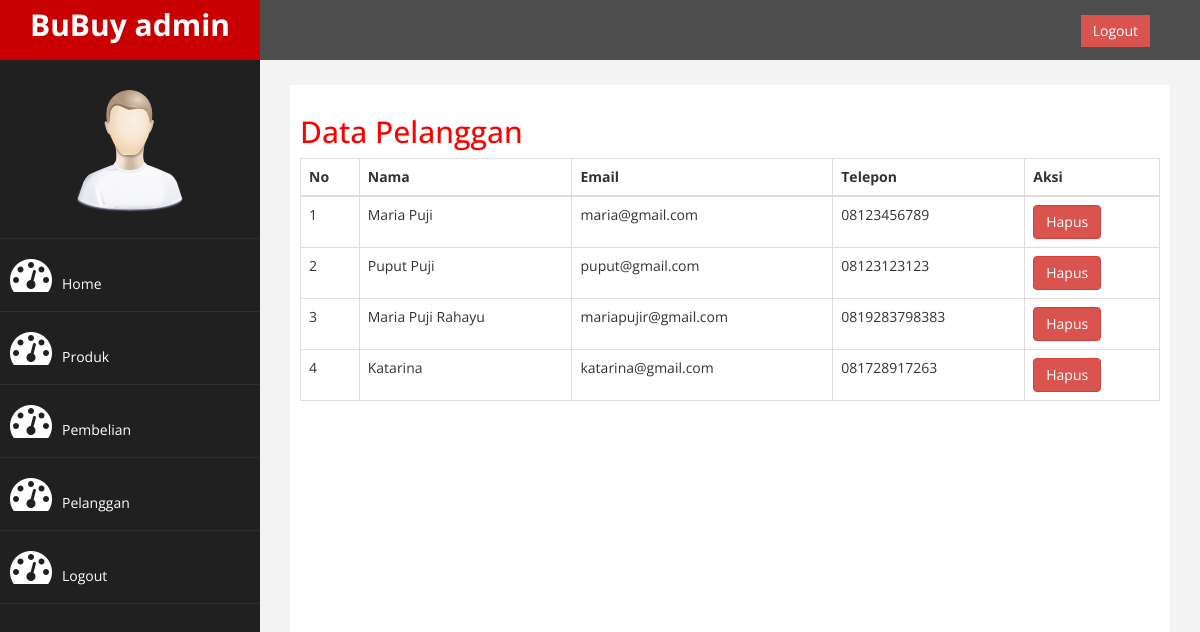
Page /admin/index.php?halaman=pelanggan (signed in) on the committed database.
### tables this page shows
CREATE TABLE `pelanggan` (
  `id_pelanggan` int(11) NOT NULL,
  `email_pelanggan` varchar(100) NOT NULL,
  `password_pelanggan` varchar(50) NOT NULL,
  `nama_pelanggan` varchar(100) NOT NULL,
  `telepon_pelanggan` varchar(25) NOT NULL,
  `alamat_pelanggan` text NOT NULL
);

### admin/pelanggan.php (the view)
<h2>Data Pelanggan</h2>
<table class="table table-bordered">
    <thead>
        <tr>
            <th>No</th>
            <th>Nama</th>
            <th>Email</th>
            <th>Telepon</th>
            <th>Aksi</th>
        </tr>
    </thead>
    <tbody>
        <?php $nomor=1; ?>
        <?php $ambil = $koneksi->query("SELECT * FROM pelanggan"); ?>
        <?php while($pecah = $ambil->fetch_assoc()){ ?>
        <tr>
            <td><?php echo $nomor; ?></td>
            <td><?php echo $pecah['nama_pelanggan']; ?></td>
            <td><?php echo $pecah['email_pelanggan']; ?></td>
            <td><?php echo $pecah['telepon_pelanggan']; ?></td>
            <td>
                <a href="" class="btn btn-danger">Hapus</a>
            </td>
        </tr>
        <?php $nomor++; ?>
        <?php } ?>
    </tbody>
</table>

### admin/assets/css/custom.css (style rules this page uses)
body { font-family: 'Open Sans', sans-serif; }
h2 { color: #f00; }

### rows in the picture
pelanggan: nama_pelanggan "Maria Puji", email_pelanggan "maria@gmail.com", telepon_pelanggan "08123456789"
pelanggan: nama_pelanggan "Puput Puji", email_pelanggan "puput@gmail.com", telepon_pelanggan "08123123123"
pelanggan: nama_pelanggan "Maria Puji Rahayu", email_pelanggan "mariapujir@gmail.com", telepon_pelanggan "0819283798383"
pelanggan: nama_pelanggan "Katarina", email_pelanggan "katarina@gmail.com", telepon_pelanggan "081728917263"
